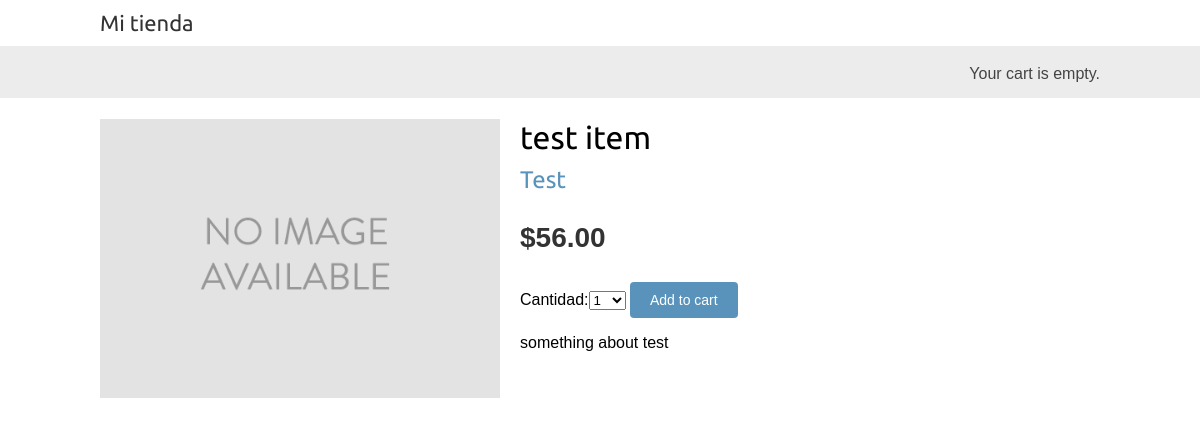
The app's page /1/test-item/ with its own data.
### shop/models.py (models this page shows, shortened)
class Product(models.Model):
	category = models.ForeignKey(Category, related_name='products', on_delete=models.CASCADE)
	name = models.CharField(max_length=200, db_index=True)
	slug = models.SlugField(max_length=200, db_index=True)
	image = models.ImageField(upload_to='products/%Y/%m/%d',blank=True)
	description = models.TextField(blank=True)
	price = models.DecimalField(max_digits=10, decimal_places=2)
	available = models.BooleanField(default=True)
	created = models.DateTimeField(auto_now_add=True)
	updated = models.DateTimeField(auto_now=True)
	class Meta:
		ordering = ('name',)
		index_together = (('id', 'slug'))

class Category(models.Model):
	name = models.CharField(max_length=200, db_index=True)
	slug = models.SlugField(max_length=200, db_index=True)
	class Meta:
		ordering = ('name',)
		verbose_name = 'category'
		verbose_name_plural = 'categories'
	def __str__(self):
		return self.name
	def get_absolute_url(self):
		return 	reverse("shop:product_list_by_category", args=[self.slug])

### shop/views.py (the view)
# urls.py: path("<int:id>/<slug:slug>/", views.product_detail, name="product_detail"),
def product_detail(request, id, slug):
	product = get_object_or_404(Product, id=id, slug=slug, available=True)
	cart_product_form = CartAddProductForm()
	return render(request, "shop/product/detail.html", {"product" : product, "cart_product_form" : cart_product_form})

### cart/forms.py
class CartAddProductForm(forms.Form):
	quantity = forms.TypedChoiceField(choices=PRODUCT_QUANTITY_CHOICES, coerce=int, label=_("Quantity"))
	override = forms.BooleanField(required=False, initial=False, widget=forms.HiddenInput)

### cart/cart.py (called while the page is built)
    def __len__(self):
        return sum(item['quantity'] for item in self.cart.values())

### cart/context_processors.py (called while the page is built)
def cart(request):
	return {'cart' : Cart(request)}

### shop/templates/shop/product/detail.html (shortened to what this page needs)
{% extends "shop/base.html" %}
{% load i18n %}
{% load static %}
{% block content %}
	<div class="product-detail">
		<img src="{% if product.image %}{{ product.image.url }}{% else %}{% static 'img/no_image.png' %}{% endif %}">
		<h1>{{ product.name }}</h1>
		<h2>
			<a href="{{ product.category.get_absolute_url }}">
				{{ product.category }}
			</a>
		</h2>
		<p class="price">${{ product.price }}</p>
		<form method="POST" action="{% url 'cart:cart_add' product.id %}">
			{{ cart_product_form }}
			<input type="submit" value="{% trans 'Add to cart' %}" name="">
		</form>
		{{ product.description | linebreaks }}
	</div>
{% endblock %}

### shop/static/css/base.css (style rules this page uses)
body { margin:0; padding:0; font-family:helvetica, sans-serif; }
h1, h2, h3, h4, h5 , h6 { font-family: 'Ubuntu', sans-serif; font-weight:normal; }
a { text-decoration:none; color:#5993bb; }
a.button, input[type="submit"] { color:#fff; background:#5993bb; border-radius:4px; padding:10px 20px; font-size:14px; border:0; }
.product-detail { text-align:justify; }
.product-detail .price { color:#333; font-size:28px; font-weight:bold; }
.product-detail img { width:40%; float:left; padding:0 20px 20px 0; }
.product-detail h1 { margin-bottom:0; }
.product-detail h2 { margin-top:10px; }

### records on screen
Product: name "test item", category "Test", price "56.00", description "something about test"
